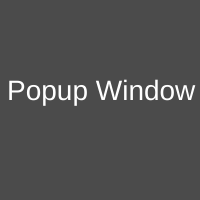
Frame 1 (no input)
Frame 60 (no input): identical to frame 1, image omitted
Frame 120 (the mouse pressed at the canvas centre since frame 60): identical to frame 1, image omitted

The p5.js sketch that drew this single still picture (run headless with seeded random() and noise() and a simulated clock; from frame 60 on, the mouse is pressed at the canvas centre):

// p5.js sketch
// ── sketch.js
function setup() {
    createCanvas(200,200);
}

function draw() {
    background(75);
    fill(255);
    textSize(28);
    text("Popup Window",7,100);
}
